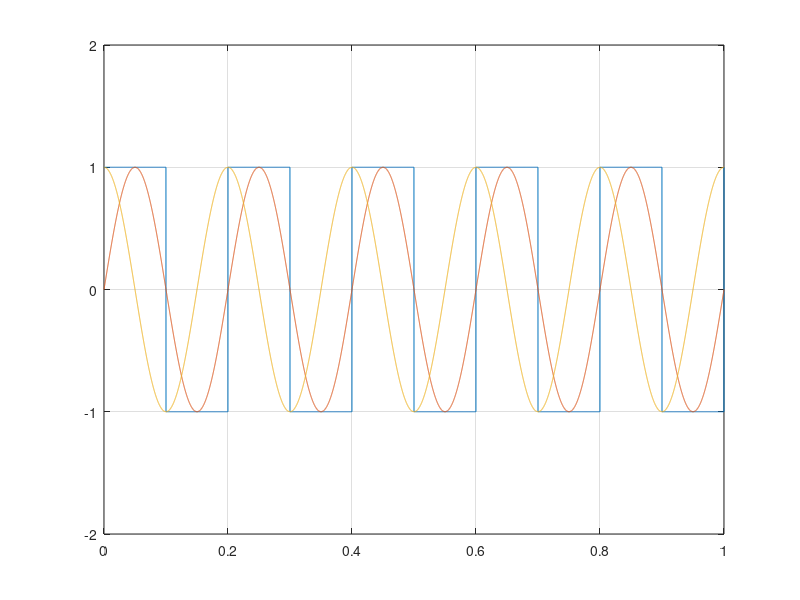

Write the MATLAB code that produced this figure.
clc;
close all;
clear all;
t = 0:0.0001:1;
f = 5;
x = square(2*pi*t*f);

plot(t,x);
grid on;
hold on;

y = sin(2*pi*t*f);
plot(t,y);

z = cos(2*pi*t*f);
plot(t,z);

axis([0 1 -2 2]);